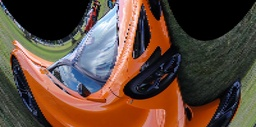
#> input picture patches/slit-scan/example.jpg, 256 x 127 px, shrunk from 1200 x 596 before the run
$ python slit-scan.py example.jpg
#> lines starting #> are read from the running program, lines starting #| are printed output that depends on the picture
#!/usr/bin/env python3
"""Create a slit-scan effect by stitching columns from incrementally rotated copies of the image."""

import argparse
import os
import sys

import numpy as np
from PIL import Image


def main() -> None:
    parser = argparse.ArgumentParser(prog=os.environ.get("OP_IMG_PROG"), description="Slit-scan effect via rotated column extraction.")
    parser.add_argument("input", help="Input image path")
    parser.add_argument("output", nargs="?", default=None, help="Output image path")
    parser.add_argument(
        "--slits",
        type=int,
        default=0,
        help="Number of slits to take (0 = use image width, fewer = faster with interpolation)",
    )
    parser.add_argument(
        "--max-angle",
        type=float,
        default=180.0,
        help="Total rotation range in degrees (default: 180.0)",
    )
    args = parser.parse_args()

    if not os.path.isfile(args.input):
        print(f"Error: file not found: {args.input}", file=sys.stderr)
        sys.exit(1)

    img = Image.open(args.input).convert("RGB")
#> img is the input picture: PIL image 256x127 RGB; mean R, G, B 94.6, 71.9, 59.4
    width, height = img.size
#> width = 256; height = 127

    actual_slits = args.slits if args.slits > 0 else width
#> actual_slits = 256

    # Width of each slit band in the output
    band_width = width / actual_slits
#> band_width = 1

    result = np.zeros((height, width, 3), dtype=np.uint8)

    for i in range(actual_slits):
        angle = i * args.max_angle / actual_slits
        rotated = img.rotate(angle, resample=Image.BICUBIC, expand=False)
        rotated_arr = np.array(rotated)

        # Source column from the rotated image
        src_col = int(i * width / actual_slits)
        src_col = min(src_col, width - 1)

        # Destination columns in the output
        dst_start = int(i * band_width)
        dst_end = int((i + 1) * band_width)
        dst_end = min(dst_end, width)

        # Fill the band with the source column
        for col in range(dst_start, dst_end):
            result[:, col] = rotated_arr[:, src_col]
#> this loop made 256 passes
#> pass 2, in main, `rotated = img.rotate(angle, resample=Image.BICUBIC, expand=False)`:
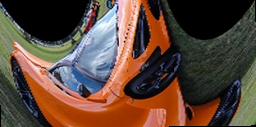
#> rotated: PIL image 256x127 RGB; mean R, G, B 93.8, 71.2, 58.9
#> pass 3, in main, `rotated = img.rotate(angle, resample=Image.BICUBIC, expand=False)`:
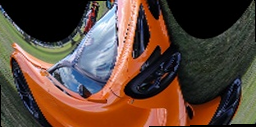
#> rotated: PIL image 256x127 RGB; mean R, G, B 93.2, 70.7, 58.5
#> after the loop:
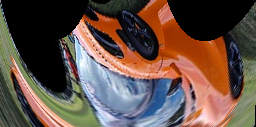
#> result: shape (127, 256, 3); mean R, G, B 100.3, 80.3, 71

    result_img = Image.fromarray(result)

    if args.output:
        out_path = args.output
    else:
        base, ext = os.path.splitext(args.input)
        out_path = f"{base}-slitscan{ext or '.png'}"

    result_img.save(out_path)
    print(
        f"Saved slit-scan image to {out_path} (slits={actual_slits}, max_angle={args.max_angle})",
        file=sys.stderr,
    )


if __name__ == "__main__":
    main()
